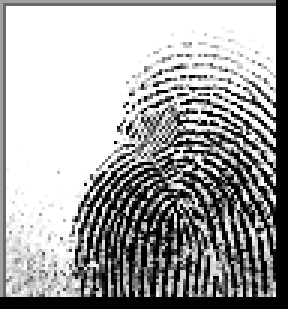
#> input picture Dataset/Altered/Altered-Easy/10__M_Left_little_finger_Zcut.BMP, 96 x 103 px, given in place of 125__M_Right_ring_finger_Zcut.BMP, which was not available (shown 3 times larger)
$ python fingerprint_recognition_sift_features.py
#> lines starting #> are read from the running program, lines starting #| are printed output that depends on the picture; pictures that were not available may be replaced by others from this repository, and a replacement may not be noted
# Editor: Rajesh Kumar (rajeshjnu2006@gmail.com)
# Reading the dataset from my Google Drive.
# There is a direct way of reading dataset from Kaggle https://www.kaggle.com/general/74235
# You can try doing that the link is https://www.kaggle.com/datasets/ruizgara/socofing

# This code is produced by following the article and code presented in https://sesamedisk.com/authentication-in-python-biometric-fingerprint-matching/

# Alternatively you can download the dataset from Kaggle and save it in your Google drive
# It is generally a good idea because any local folder gets deleted after certain hours in Google colab.
# To connect the drive, all you need to do is to click on the folder icon on the left and then to the drive icon
# under the files
import os
# setting the path for the folder containing the data
datapath = os.path.join(os.getcwd(),"Dataset")
# os.listdir returns a list of items residing in the input folder location
folder_list = os.listdir(datapath)

# creating a dictionary of the foldernames, not necessary just a preference
dfolders = {'Template':'Real', 'Probe-Hard':'Altered-Hard', 'Probe-Medium': 'Altered-Medium', 'Probe-Easy':'Altered-Easy'}
template_filenames = os.listdir(os.path.join(datapath, dfolders['Template']))
probe_hard_filenames = os.listdir(os.path.join(datapath, 'Altered', dfolders['Probe-Hard']))
probe_medium_filenames = os.listdir(os.path.join(datapath, 'Altered', dfolders['Probe-Medium']))
probe_easy_filenames = os.listdir(os.path.join(datapath, 'Altered', dfolders['Probe-Easy']))


# Now that we are able to read the file names, we can start reading the images
# There is an opencv library that can help us read and show the images
# The imshow of opencv library does not work in Google colab, so Google colab has a path for that
# The following code is taken from
# https://github.com/Sesame-Disk/fingerprint-matching/blob/main/fingerprint_match.py
# Follows the article https://sesamedisk.com/authentication-in-python-biometric-fingerprint-matching/
import os
from aiohttp import Fingerprint
import cv2
import random
import numpy as np

# The following experiment design is about picking a random probe image from one of the altered
# data folders and trying to find its match in the template (real fingerprints) folder.
# Now pick a probe image randomly from the altered folder of your choice
probe_image_name = random.choice(probe_hard_filenames)
print(f'The picked probe image is: {probe_image_name}')


# One of the probe images that worked for demo is as follows:
# A fixed image that i have already tested has some positive scores
probe_image_name = "125__M_Right_ring_finger_Zcut.BMP"

probe_file_parentdir = os.path.join(datapath, 'Altered', dfolders['Probe-Hard'])
probe_image = cv2.imread(os.path.join(probe_file_parentdir, probe_image_name))
#> probe_image is the input picture: shape (103, 96, 3); min 0, max 255, mean 164.2
print(f'following is how the probe image looks like visually:')
final_image = cv2.resize(probe_image, (400, 300))
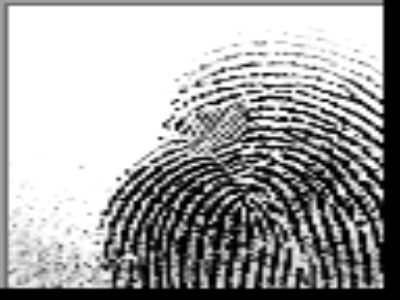
#> final_image: shape (300, 400, 3); min 0, max 255, mean 164.2
cv2.imshow("probe_and_template_images", final_image)
cv2.waitKey(5)

# Now to compare we need to extract features from the probe image
# Extracting the keypoints and descriptors from the probe image.
sift = cv2.SIFT_create() # creating an SIFT object
probe_keypoints, prob_des = sift.detectAndCompute(probe_image, None)
#> probe_keypoints = 29 keypoints; strongest (x, y, size): (90, 52, 1.9), (61, 64, 1.8), (70, 75, 1.8), (70, 83, 1.8)

# Assuming that the best score is 0, as we have to find the best (max) score
best_score = 0
counter = 0
best_match_filename = "No match found!"
best_match_image = kp1 = kp2 = mp = None
template_file_parentdir = os.path.join(datapath, dfolders['Template'])

# Comparing the prob images with the images inside the real (template) folder
# one by one
for image_name in template_filenames:

    # reading the current template image
    template_image = cv2.imread(os.path.join(template_file_parentdir,image_name))
    # before we compare we need to
    # extracting the keypoints and descriptors from the template image.
    template_keypoints, template_des = sift.detectAndCompute(template_image, None)
#> template_keypoints has the same summary as probe_keypoints

    # fast library for approx best match KNN
    matches = cv2.FlannBasedMatcher({"algorithm": 1, "trees": 10}, {}).knnMatch(prob_des, template_des, k=2)
#> matches = 29 matches

    # No idea what is going on here
    match_points = []
    for p, q in matches:
        if p.distance < 0.1 * q.distance:
            match_points.append(p)
#> this loop made 29 passes
#> after the loop, match_points = 29 matches

    # The number of keypoints wont be necessarily same for both template and probe image
    # Comparing the minimum number of keypoints, the min of the two
    if len(probe_keypoints) <= len(template_keypoints):
        keypoints = len(probe_keypoints)
#> keypoints = 29
    else:
        keypoints = len(template_keypoints)


    # calculating the match score
    match_score = len(match_points) / keypoints * 100
#> match_score = 100


    # Saving the image with the template image with the best match score
    if  match_score > best_score:
        best_score = match_score
#> best_score = 100
        best_match_filename = image_name
        best_match_image = template_image
        kp1, kp2, mp = probe_keypoints, template_keypoints, match_points
#> kp1 has the same summary as probe_keypoints; kp2 has the same summary as probe_keypoints; mp = 29 matches

    if match_score > 0:
      print(f'({probe_image_name}, {image_name}) ==>: {match_score}')
#| (125__M_Right_ring_finger_Zcut.BMP, 10__M_Left_little_finger_Zcut.BMP) ==>: 100.0
      print(f'following is how the images look like visually:')
      # display images
      # concatenate image Horizontally
      # https://www.geeksforgeeks.org/how-to-display-multiple-images-in-one-window-using-opencv-python/
      horizontal = np.concatenate((probe_image, template_image), axis=1)
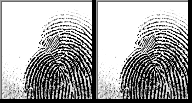
#> horizontal: shape (103, 192, 3); min 0, max 255, mean 164.2
      horizontal = np.concatenate((probe_image, best_match_image), axis=1)
      final_image = cv2.resize(horizontal, (400, 300))
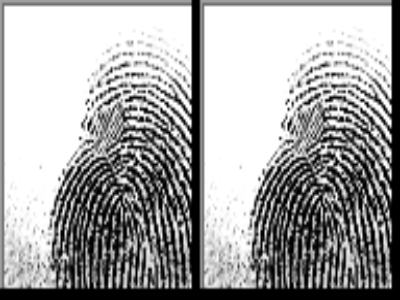
#> final_image: shape (300, 400, 3); min 0, max 255, mean 164.2
      cv2.imshow("probe_and_template_images", final_image)
      cv2.waitKey(5)


print(f'best match template: {best_match_filename}')
print(f'best score: {best_score}')
#| best score: 100.0
horizontal = np.concatenate((probe_image, best_match_image), axis=1)
final_image = cv2.resize(horizontal, (400, 300))
cv2.imshow("probe_and_template_images", final_image)
cv2.waitKey(0)
# [8 lines of commented-out code are left out]

$ run again, on Dataset/Altered/Altered-Hard/10__M_Left_middle_finger_Obl.BMP
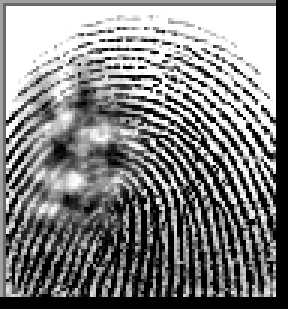
#> input picture Dataset/Altered/Altered-Hard/10__M_Left_middle_finger_Obl.BMP, 96 x 103 px, given in place of 125__M_Right_ring_finger_Zcut.BMP, which was not available (shown 3 times larger)
#> probe_image is the input picture: shape (103, 96, 3); min 0, max 255, mean 129.1
#> `final_image = cv2.resize(probe_image, (400, 300))`:
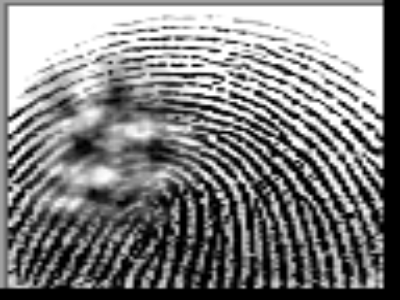
#> final_image: shape (300, 400, 3); min 0, max 255, mean 129
#> probe_keypoints = 67 keypoints; strongest (x, y, size): (71, 49, 1.9), (3, 43, 1.9), (80, 42, 2), (76, 37, 1.9)
#> template_keypoints has the same summary as probe_keypoints
#> matches = 67 matches
#> the loop `for p, q in matches:` made 67 passes
#> keypoints = 67
#> match_score = 100
#> kp1 has the same summary as probe_keypoints; kp2 has the same summary as probe_keypoints; mp = 67 matches
#| (125__M_Right_ring_finger_Zcut.BMP, 10__M_Left_middle_finger_Obl.BMP) ==>: 100.0
#> `final_image = cv2.resize(horizontal, (400, 300))`:
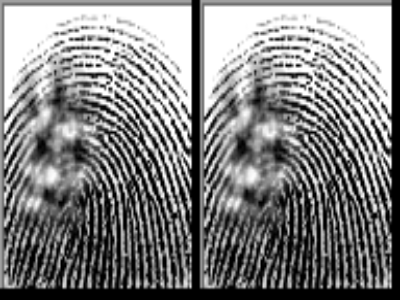
#> final_image: shape (300, 400, 3); min 0, max 255, mean 129
#| best score: 100.0

$ run again, on Dataset/Altered/Altered-Hard/10__M_Left_thumb_finger_CR.BMP
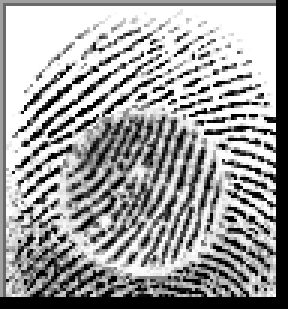
#> input picture Dataset/Altered/Altered-Hard/10__M_Left_thumb_finger_CR.BMP, 96 x 103 px, given in place of 125__M_Right_ring_finger_Zcut.BMP, which was not available (shown 3 times larger)
#> probe_image is the input picture: shape (103, 96, 3); min 0, max 255, mean 159.2
#> `final_image = cv2.resize(probe_image, (400, 300))`:
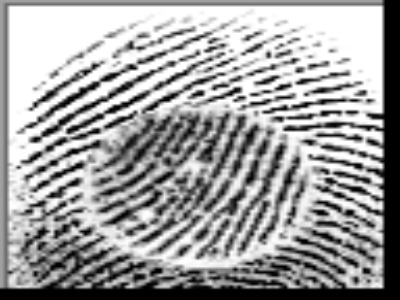
#> final_image: shape (300, 400, 3); min 0, max 255, mean 159.1
#> probe_keypoints = 131 keypoints; strongest (x, y, size): (26, 26, 1.9), (90, 46, 2.1), (91, 71, 1.9), (90, 98, 1.9)
#> template_keypoints has the same summary as probe_keypoints
#> matches = 131 matches
#> the loop `for p, q in matches:` made 131 passes
#> keypoints = 131
#> match_score = 100
#> kp1 has the same summary as probe_keypoints; kp2 has the same summary as probe_keypoints; mp = 131 matches
#| (125__M_Right_ring_finger_Zcut.BMP, 10__M_Left_thumb_finger_CR.BMP) ==>: 100.0
#> `final_image = cv2.resize(horizontal, (400, 300))`:
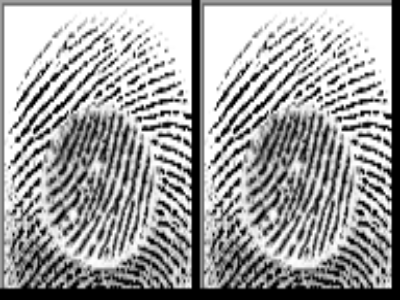
#> final_image: shape (300, 400, 3); min 0, max 255, mean 159.1
#| best score: 100.0
